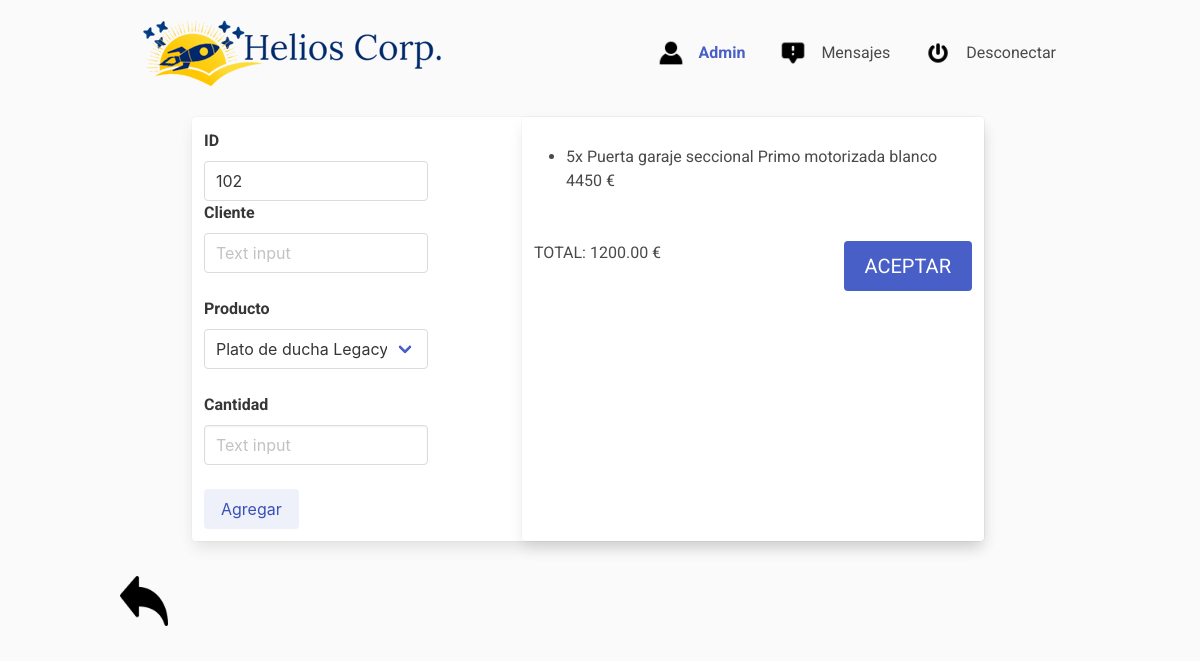
/pages/newPedido.php?idpedido=102 (signed in), run on an earlier commit of the app's database.
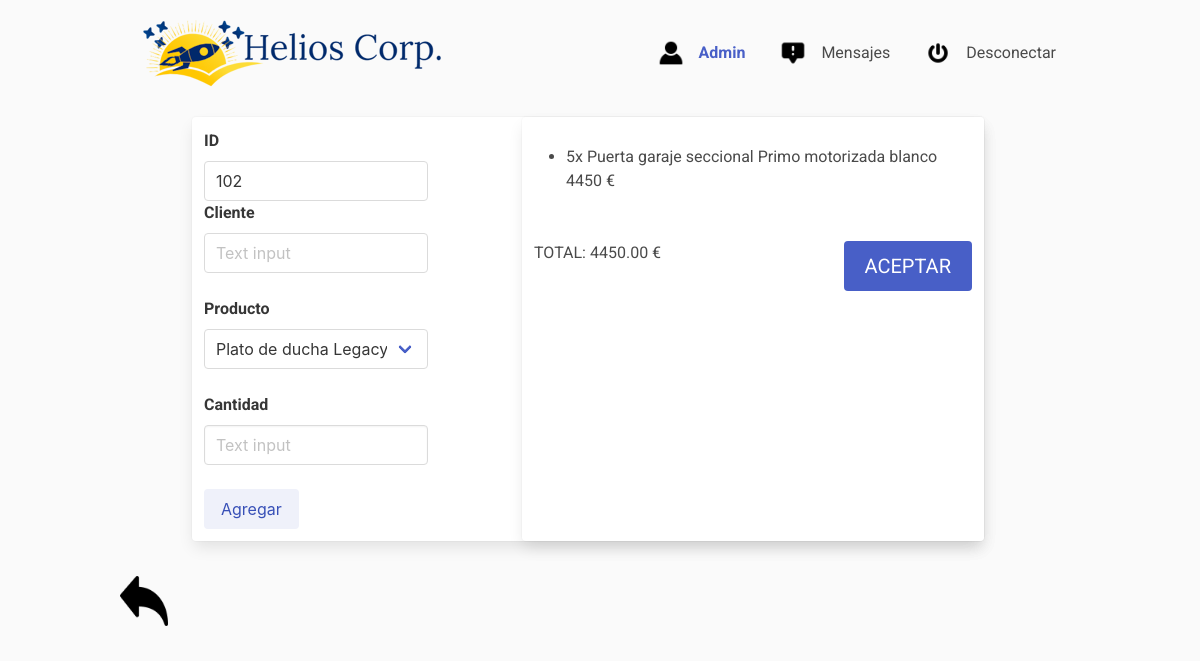
And on a later commit of the database.
### tables this page shows
CREATE TABLE pedidos (
ID_Pedido integer NOT NULL PRIMARY KEY unique,
ID_Cliente integer NOT NULL,
Fecha_Pedido DATE NOT NULL,
Fecha_Esperada DATE NOT NULL,
Fecha_Entrega DATE DEFAULT NULL,
Estado varchar(15) NOT NULL,
Importe numeric(15,2), 
CONSTRAINT pedidosCliente_fk FOREIGN KEY (ID_Cliente) REFERENCES clientes (ID)
);

### class/Connection.php (called while the page is built, shortened)
<?php
class Connection{
    protected function connect()
    {
        $fichero = file_get_contents(__DIR__."/../config/db.json");
        $datosDB = json_decode($fichero,true);
        $servername = $datosDB["servername"];
        $username = $datosDB["username"];
        $password = $datosDB["password"];
        $db = $datosDB["db"];
        try {
            $this->bbdd = new PDO("mysql:host=$servername;dbname=$db", $username, $password);
        } catch (PDOException $e) {
            echo 'Falló la conexión: ' . $e->getMessage();
        }
    }
}

### pages/autoloader.php (called while the page is built, shortened)
<?php
function myAutoloader($className)
{
    $path = "../class/";
    $file = $path.$className.".php";
}

### class/HeliosCorp.php (the view, shortened to what this page needs)
<?php
class HeliosCorp extends Connection
{
    public function drawProductosOptions()
    {
        try {
            $this->bbdd->beginTransaction();
            $stmt = $this->bbdd->prepare("SELECT * FROM productos");
            $stmt->execute();
            $output = "";
            while ($row = $stmt->fetch(PDO::FETCH_ASSOC)) {
                $output .= "<option value='" . $row['ID_Producto'] . "'>" . $row['Nombre'] . "</option>";
            }
            $this->bbdd->commit();
            return $output;
        } catch (PDOException $exception) {
            echo "<br> Se ha producido una ex excepción:" . $exception->getMessage();
        }
    }
    public function getPedidosProducto($id)
    {
        try {
            $this->bbdd->beginTransaction();
            $stmt = $this->bbdd->prepare("SELECT Nombre, Cantidad, PrecioUnidad FROM detallePedido INNER JOIN productos ON detallePedido.ID_Producto = productos.ID_Producto WHERE detallePedido.ID_Pedido = $id");
            $stmt->execute();
            $output = "";
            $output .= "<ul>";
            while ($detalleP = $stmt->fetch(PDO::FETCH_ASSOC)) {
                $output .= "<li>" .$detalleP['Cantidad']."x ". $detalleP['Nombre']."<br>";
                $output .= $detalleP['PrecioUnidad']*$detalleP['Cantidad'] ." € </li> ";
                $output .="<br>";
            }
            $output .= "</ul>";
            $this->bbdd->commit();
            return $output;
        } catch (PDOException $exception) {
            echo "<br> Se ha producido una excepción:" . $exception->getMessage();
        }
    }
    public function getImporteTotal($id){
        try {
            $this->bbdd->beginTransaction();
            $stmt = $this->bbdd->prepare("SELECT Importe FROM pedidos WHERE ID_Pedido = $id");
            $stmt->execute();
            $output = "";
            $importe = $stmt->fetch();
            $this->bbdd->commit();
            $output .= "<p> TOTAL: " .$importe[0]." € </p>";
            return $output;
        } catch (PDOException $exception) {
            echo "<br> Se ha producido una excepción:" . $exception->getMessage();
        }
    }
}

What changed in the data, as far as the page shows it:
changed pedidos: Importe "1200.00" → "4450.00"
